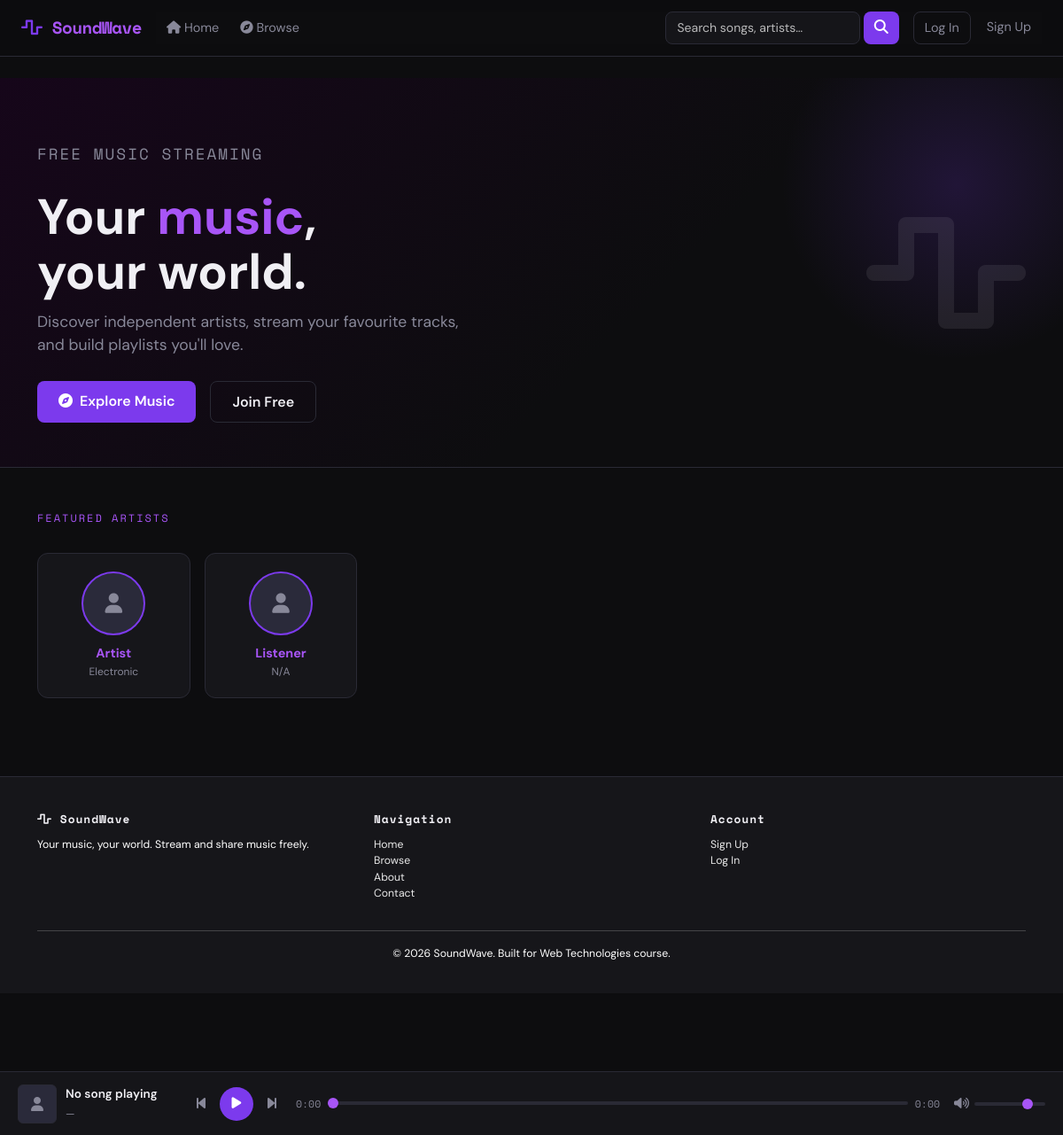
The page / on the database its author committed.
### tables this page shows
CREATE TABLE artists (
    id INT AUTO_INCREMENT PRIMARY KEY,
    user_id INT NOT NULL UNIQUE,
    artist_name VARCHAR(100) NOT NULL,
    genre VARCHAR(50),
    country VARCHAR(50),
    bio TEXT,
    cover_image VARCHAR(255),
    FOREIGN KEY (user_id) REFERENCES users(id) ON DELETE CASCADE
);

### includes/config.php (called while the page is built, shortened)
<?php
function sanitize(string $input): string {
    return htmlspecialchars(trim($input), ENT_QUOTES, 'UTF-8');
}
function isLoggedIn(): bool {
    return isset($_SESSION['user_id']);
}

### index.php (the view, shortened to what this page needs)
<?php
require_once 'includes/config.php';
$pdo = getDB();
$artists = $pdo->query(
    "SELECT a.*, u.avatar_url, COUNT(s.id) as song_count
     FROM artists a
     JOIN users u ON a.user_id = u.id
     LEFT JOIN songs s ON s.artist_id = a.id AND s.is_active = 1
     GROUP BY a.id
     ORDER BY song_count DESC
     LIMIT 6"
)->fetchAll();
require_once 'includes/header.php';
?>
<section class="sw-hero">
    <div class="container">
        <div class="row align-items-center">
            <div class="col-lg-6">
                <p class="section-title">Free music streaming</p>
                <h1>Your <span class="highlight">music</span>,<br>your world.</h1>
                <p>Discover independent artists, stream your favourite tracks, and build playlists you'll love.</p>
                <div class="d-flex gap-3 flex-wrap">
                    <a href="browse.php" class="btn btn-primary-sw"><i class="fas fa-compass me-2"></i>Explore Music</a>
                    <?php if (!isLoggedIn()): ?>
                    <a href="register.php" class="btn btn-outline-sw">Join Free</a>
                    <?php endif; ?>
                </div>
            </div>
            <div class="col-lg-6 d-none d-lg-flex justify-content-end">
                <div style="font-size:9rem;opacity:0.08;">
                    <i class="fas fa-wave-square"></i>
                </div>
            </div>
        </div>
    </div>
</section>
<div class="container mt-5">
    <?php if ($artists): ?>
    <section class="mb-5">
        <p class="section-title">Featured Artists</p>
        <div class="row g-3">
            <?php foreach ($artists as $artist):
                $hasAvatar = !empty($artist['avatar_url']) && $artist['avatar_url'] !== 'uploads/covers/default_avatar.png'; ?>
            <div class="col-6 col-sm-4 col-md-2">
                <a href="artist.php?id=<?= $artist['id'] ?>" class="text-decoration-none">
                    <div class="artist-card">
                        <?php if ($hasAvatar): ?>
                            <img class="artist-avatar" src="<?= SITE_URL ?>/<?= sanitize($artist['avatar_url']) ?>" alt=""
                                 onerror="this.style.display='none'; this.nextElementSibling.style.display='grid';">
                            <div class="artist-avatar-placeholder d-none"><i class="fas fa-user"></i></div>
                        <?php else: ?>
                            <div class="artist-avatar-placeholder"><i class="fas fa-user"></i></div>
                        <?php endif; ?>
                        <div class="artist-name"><?= sanitize($artist['artist_name']) ?></div>
                        <div class="artist-genre"><?= sanitize($artist['genre'] ?? '') ?></div>
                    </div>
                </a>
            </div>
            <?php endforeach; ?>
        </div>
    </section>
    <?php endif; ?>
</div>
<?php require_once 'includes/footer.php'; ?>

### css/style.css (style rules this page uses)
:root { --bg: #0d0d0f; --bg2: #16161a; --bg3: #1e1e24; --accent: #7c3aed; --accent2: #a855f7; --accent-glow:rgba(124, 58, 237, 0.35); --text: #f0eff4; --text-muted: #888899; --border: #2a2a35; --success: #22c55e; --danger: #ef4444; --card-bg: #16161a; --radius: 12px; --player-h: 72px; --font-mono: 'Space Mono', monospace; --font-main: 'DM Sans', sans-serif; }
*, *::before, *::after { box-sizing: border-box; margin: 0; padding: 0; }
body { background: var(--bg); color: var(--text); font-family: var(--font-main); padding-bottom: calc(var(--player-h) + 16px); padding-top: 64px; min-height: 100vh; }
a { color: var(--accent2); text-decoration: none; }
.section-title { font-family: var(--font-mono); font-size: 0.75rem; letter-spacing: 2px; text-transform: uppercase; color: var(--accent2); margin-bottom: 14px; }
.section-title + .row { margin-top: 6px; }
.sw-hero { background: linear-gradient(135deg, #16061a 0%, #0d0d0f 60%); border-bottom: 1px solid var(--border); padding: 60px 0 50px; position: relative; overflow: hidden; }
.sw-hero::before { content: ''; position: absolute; top: -80px; right: -80px; width: 400px; height: 400px; background: radial-gradient(circle, rgba(124,58,237,0.18) 0%, transparent 70%); pointer-events: none; }
.sw-hero h1 { font-size: clamp(2rem, 5vw, 3.5rem); font-weight: 700; line-height: 1.1; }
.sw-hero .highlight { color: var(--accent2); }
.sw-hero p { color: var(--text-muted); font-size: 1.1rem; max-width: 480px; margin: 12px 0 28px; }
.btn-primary-sw { background: var(--accent); color: #fff; border: none; padding: 0.65rem 1.5rem; border-radius: 8px; font-weight: 600; transition: all 0.2s; }
.btn-outline-sw { background: transparent; color: var(--text); border: 1px solid var(--border); padding: 0.65rem 1.5rem; border-radius: 8px; font-weight: 600; transition: all 0.2s; display: inline-flex; align-items: center; justify-content: center; min-height: 38px; }
.artist-card { text-align: center; background: var(--card-bg); border: 1px solid var(--border); border-radius: var(--radius); padding: 20px 16px; transition: transform 0.2s, border-color 0.2s; }
.artist-avatar, .artist-avatar-placeholder { width: 72px; height: 72px; border-radius: 50%; border: 2px solid var(--accent); margin: 0 auto 10px; display: grid; place-items: center; background: var(--surface-2, #2a2a3a); color: var(--text-muted); }
.artist-avatar-placeholder i { font-size: 1.4rem; }
.artist-name { font-weight: 700; font-size: 0.9rem; }
.artist-genre { font-size: 0.75rem; color: var(--text-muted); }

### rows shown on the page
artists: artist_name "Artist", genre "Electronic"
artists: artist_name "Listener", genre "N/A"
